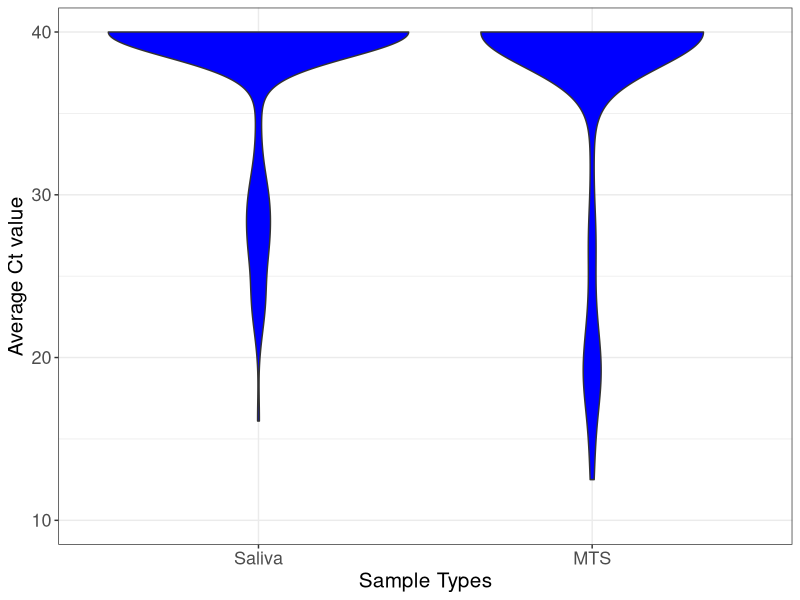
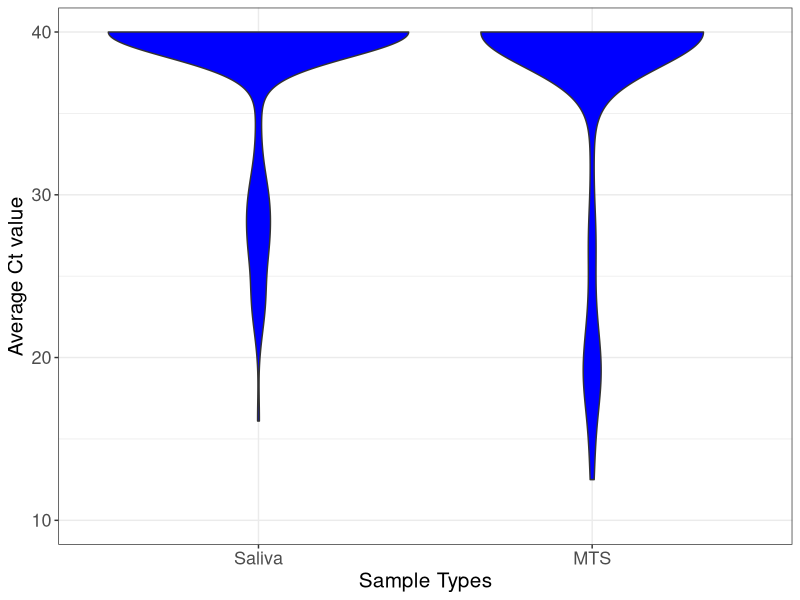

Here is the R script that generated these plots, in order:
## ---- chunk 1
knitr::opts_chunk$set(echo = TRUE)
library(tidyverse)
library(ggpubr)
set.seed(42)
## ---- chunk 2
pcr_screen_salivaswab <- read.csv(file = "../data/pcr_screen_salivaswab_1.csv")

MT <- pcr_screen_salivaswab %>% filter(sample_type == "Midturbinate Swab") %>% select(study_id, sample_date)
saliva <- pcr_screen_salivaswab %>% filter(sample_type == "Saliva") %>% select(study_id, sample_date)

MT_SALIVA <- left_join(intersect(MT, saliva), pcr_screen_salivaswab, by=c("study_id","sample_date"))  %>% filter(sample_type %in% c("Saliva","Midturbinate Swab"))

## ---- chunk 3
MT_SALIVA$sample_type <- factor(MT_SALIVA$sample_type,
levels = c("Saliva","Midturbinate Swab"),
labels = c("Saliva","MTS"))

MT_SALIVA_ct_plot <- MT_SALIVA %>% 
  ggplot(aes(x=sample_type, y=ct_avg_screen))+
  geom_violin(fill="blue")+
  labs (x="Sample Types", y="Average Ct value")+
  ylim(10, 40)+
  theme_bw() +
  theme(axis.title = element_text(size = 15),
        axis.text = element_text(size = 13))

MT_SALIVA_ct_plot
ggsave(MT_SALIVA_ct_plot,filename="../output/figure_s1_ct_plot_by_sample_type.png",device="png",width=11,height=7.77,units="in")
